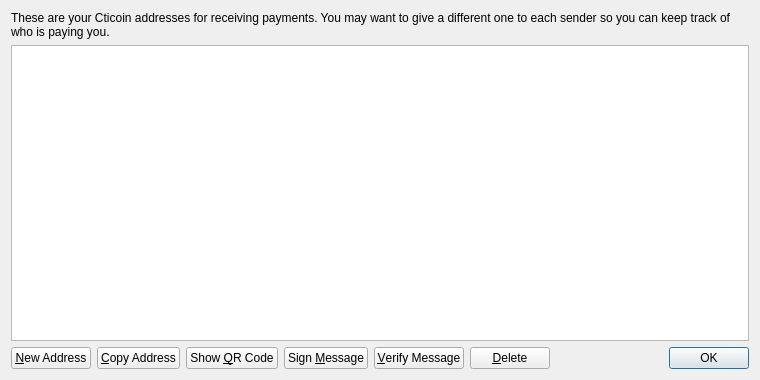
<?xml version="1.0" encoding="UTF-8"?>
<ui version="4.0">
 <class>AddressBookPage</class>
 <widget class="QWidget" name="AddressBookPage">
  <property name="geometry">
   <rect>
    <x>0</x>
    <y>0</y>
    <width>760</width>
    <height>380</height>
   </rect>
  </property>
  <property name="windowTitle">
   <string>Address Book</string>
  </property>
  <property name="styleSheet">
   <string notr="true">background-image: url(:/images/2b);</string>
  </property>
  <layout class="QVBoxLayout" name="verticalLayout">
   <item>
    <widget class="QLabel" name="labelExplanation">
     <property name="text">
      <string>These are your Cticoin addresses for receiving payments. You may want to give a different one to each sender so you can keep track of who is paying you.</string>
     </property>
     <property name="textFormat">
      <enum>Qt::PlainText</enum>
     </property>
     <property name="wordWrap">
      <bool>true</bool>
     </property>
    </widget>
   </item>
   <item>
    <widget class="QTableView" name="tableView">
     <property name="contextMenuPolicy">
      <enum>Qt::CustomContextMenu</enum>
     </property>
     <property name="toolTip">
      <string>Double-click to edit address or label</string>
     </property>
     <property name="tabKeyNavigation">
      <bool>false</bool>
     </property>
     <property name="alternatingRowColors">
      <bool>true</bool>
     </property>
     <property name="selectionMode">
      <enum>QAbstractItemView::SingleSelection</enum>
     </property>
     <property name="selectionBehavior">
      <enum>QAbstractItemView::SelectRows</enum>
     </property>
     <property name="sortingEnabled">
      <bool>true</bool>
     </property>
     <attribute name="verticalHeaderVisible">
      <bool>false</bool>
     </attribute>
    </widget>
   </item>
   <item>
    <layout class="QHBoxLayout" name="horizontalLayout">
     <item>
      <widget class="QPushButton" name="newAddressButton">
       <property name="toolTip">
        <string>Create a new address</string>
       </property>
       <property name="text">
        <string>&amp;New Address</string>
       </property>
       <property name="icon">
        <iconset resource="../bitcoin.qrc">
         <normaloff>:/icons/add</normaloff>:/icons/add</iconset>
       </property>
      </widget>
     </item>
     <item>
      <widget class="QPushButton" name="copyToClipboard">
       <property name="toolTip">
        <string>Copy the currently selected address to the system clipboard</string>
       </property>
       <property name="text">
        <string>&amp;Copy Address</string>
       </property>
       <property name="icon">
        <iconset resource="../bitcoin.qrc">
         <normaloff>:/icons/editcopy</normaloff>:/icons/editcopy</iconset>
       </property>
      </widget>
     </item>
     <item>
      <widget class="QPushButton" name="showQRCode">
       <property name="text">
        <string>Show &amp;QR Code</string>
       </property>
       <property name="icon">
        <iconset resource="../bitcoin.qrc">
         <normaloff>:/icons/qrcode</normaloff>:/icons/qrcode</iconset>
       </property>
      </widget>
     </item>
     <item>
      <widget class="QPushButton" name="signMessage">
       <property name="toolTip">
        <string>Sign a message to prove you own a Cticoin address</string>
       </property>
       <property name="text">
        <string>Sign &amp;Message</string>
       </property>
       <property name="icon">
        <iconset resource="../bitcoin.qrc">
         <normaloff>:/icons/edit</normaloff>:/icons/edit</iconset>
       </property>
      </widget>
     </item>
     <item>
      <widget class="QPushButton" name="verifyMessage">
       <property name="toolTip">
        <string>Verify a message to ensure it was signed with a specified Cticoin address</string>
       </property>
       <property name="text">
        <string>&amp;Verify Message</string>
       </property>
       <property name="icon">
        <iconset resource="../bitcoin.qrc">
         <normaloff>:/icons/transaction_0</normaloff>:/icons/transaction_0</iconset>
       </property>
      </widget>
     </item>
     <item>
      <widget class="QPushButton" name="deleteButton">
       <property name="toolTip">
        <string>Delete the currently selected address from the list</string>
       </property>
       <property name="text">
        <string>&amp;Delete</string>
       </property>
       <property name="icon">
        <iconset resource="../bitcoin.qrc">
         <normaloff>:/icons/remove</normaloff>:/icons/remove</iconset>
       </property>
      </widget>
     </item>
     <item>
      <spacer name="horizontalSpacer">
       <property name="orientation">
        <enum>Qt::Horizontal</enum>
       </property>
       <property name="sizeHint" stdset="0">
        <size>
         <width>40</width>
         <height>20</height>
        </size>
       </property>
      </spacer>
     </item>
     <item>
      <widget class="QDialogButtonBox" name="buttonBox">
       <property name="sizePolicy">
        <sizepolicy hsizetype="Maximum" vsizetype="Fixed">
         <horstretch>0</horstretch>
         <verstretch>0</verstretch>
        </sizepolicy>
       </property>
       <property name="standardButtons">
        <set>QDialogButtonBox::Ok</set>
       </property>
      </widget>
     </item>
    </layout>
   </item>
  </layout>
 </widget>
 <resources>
  <include location="../bitcoin.qrc"/>
 </resources>
 <connections/>
</ui>
